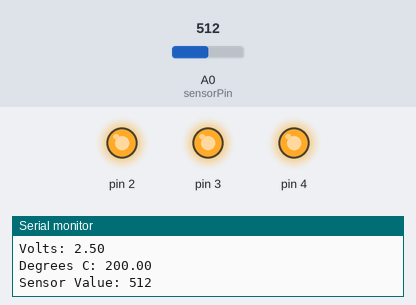
This sketch was run on a simulated Arduino Uno, built with avr-gcc and run on an emulated ATmega328P. Shown: output pins drawn as LEDs (lit = HIGH), the last lines printed to the serial monitor. The inputs (shaded band) are chosen by the test bench; at power-on: A0 (sensorPin) = 512.

Above: at 1.2 s.
1.3 s: A0 (sensorPin) set to 188
2.8 s: A0 (sensorPin) set to 169
At 3.1 s:
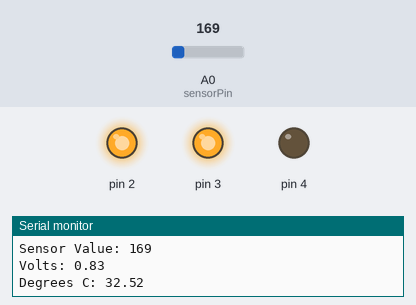
4.3 s: A0 (sensorPin) set to 122
At 5.4 s:
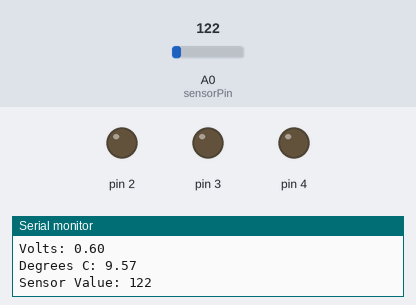
5.8 s: A0 (sensorPin) set to 511
At 6.6 s:
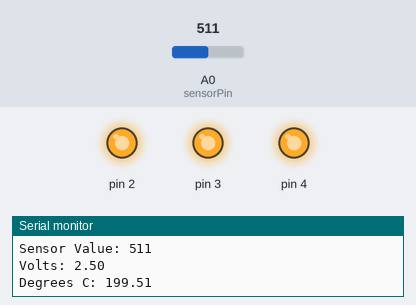
Timing chart, 0 to 8.3 s (numbered marks = the images above; inputs shaded):
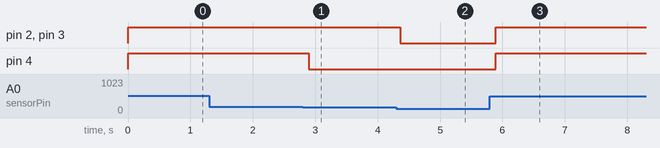

The sketch:

love-o-meter.ino
```cpp
const int sensorPin = A0;
const float baselineTemp = 27.0;

void setup() {

  Serial.begin(9600); // opens a serial port

  // initialize the digital pin directions and turn off
  for(int pinNumber = 2; pinNumber < 5; pinNumber++) {
    pinMode(pinNumber, OUTPUT);
    digitalWrite(pinNumber, LOW);
  }

}

void loop() {
  // read the temperature sensor
  int sensorVal = analogRead(sensorPin);
  float voltage = (sensorVal / 1024.0) * 5.0;
  float temperature = (voltage - 0.50) * 100;

  // send the temperature sensor values to the computer
  Serial.print("Sensor Value: " );
  Serial.print(sensorVal);
  Serial.print("\n");


  Serial.print("Volts: ");
  Serial.print(voltage);
  Serial.print("\n");

  Serial.print("Degrees C: ");
  Serial.print(temperature);
  Serial.print("\n");

  if (temperature < baselineTemp) {

    digitalWrite(2, LOW);
    digitalWrite(3, LOW);
    digitalWrite(4, LOW);
  } else if (temperature >= baselineTemp + 2 && temperature < baselineTemp + 4) {
    digitalWrite(2, HIGH);
    digitalWrite(3, LOW);
    digitalWrite(4, LOW);
  } else if (temperature >= baselineTemp + 3 && temperature < baselineTemp + 6) {
    digitalWrite(2, HIGH);
    digitalWrite(3, HIGH);
    digitalWrite(4, LOW);
  } else if (temperature >= baselineTemp + 4) {
    digitalWrite(2, HIGH);
    digitalWrite(3, HIGH);
    digitalWrite(4, HIGH);
  }
  delay(1);
}
```

Measured:
- the behaviour switches between 170 and 169 on A0 (sensorPin) (found by bisection; images 0 and 1)
- after the input at 2.8 s, pin 4: HIGH → LOW after 0.09 s
- after the input at 4.3 s, pin 2, pin 3: HIGH → LOW after 0.06 s
- after the input at 5.8 s, pin 2–4: LOW → HIGH after 0.09 s
